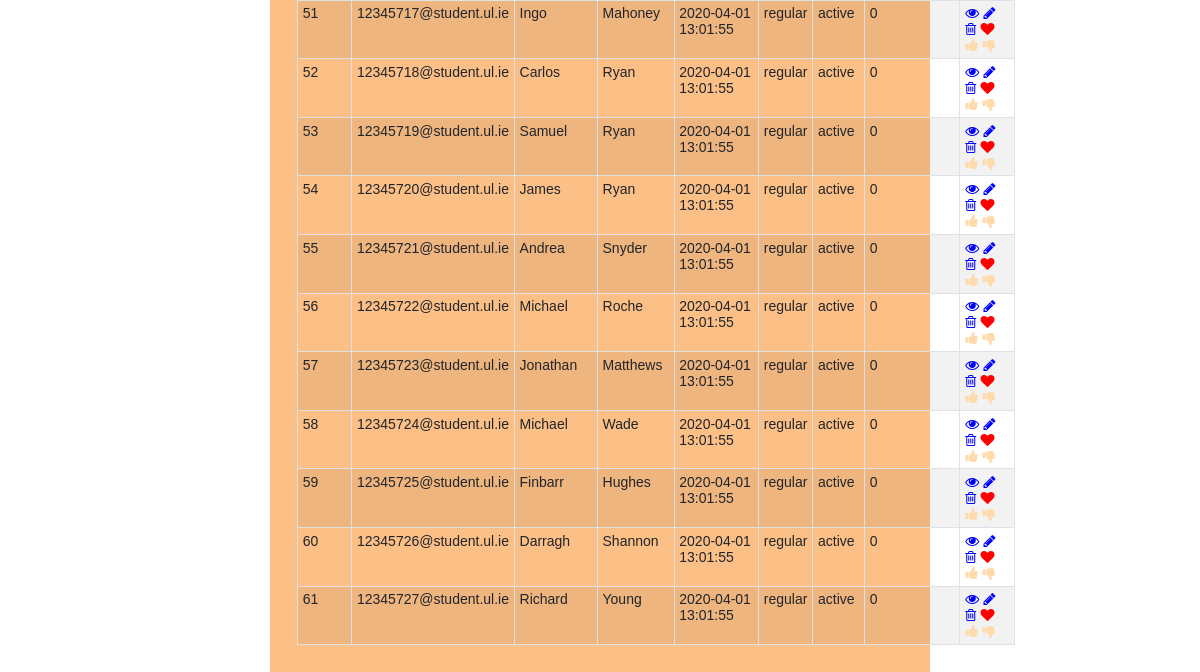
/pages/admin/user-home.php (signed in, lower part), run on an earlier commit of the app's database.
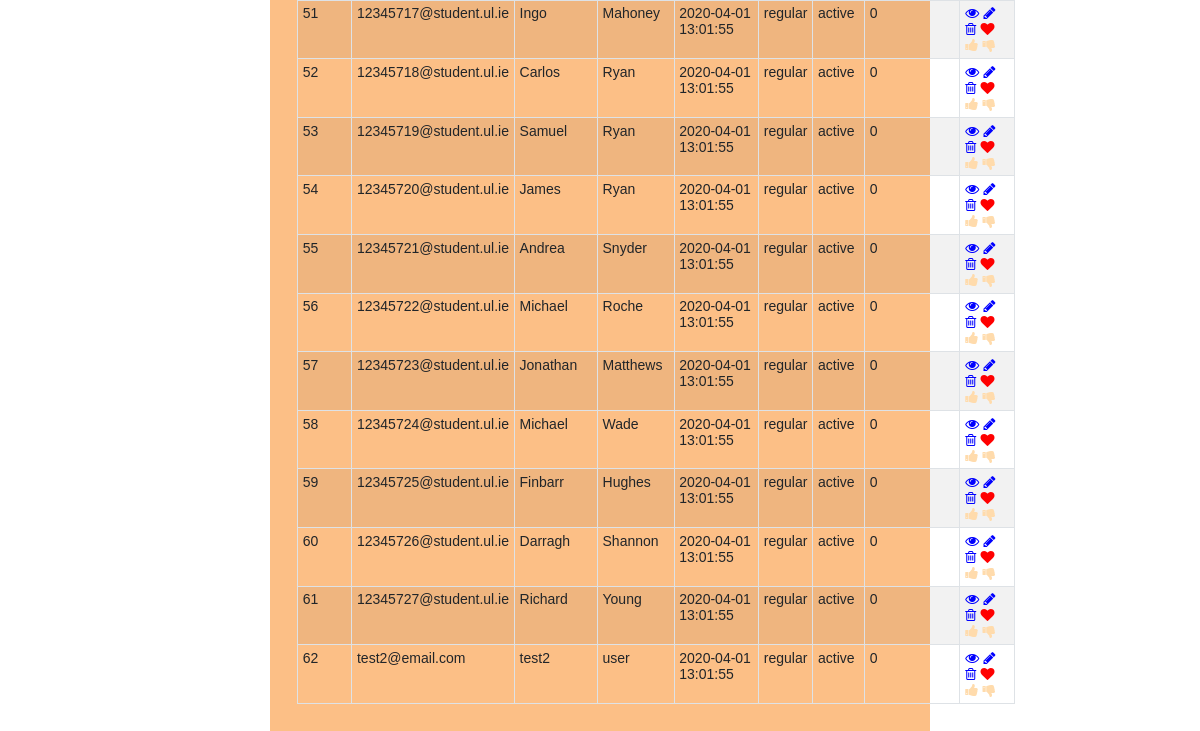
And on a later commit of the database.
### tables this page shows
CREATE TABLE user (
  userID INT NOT NULL,
  firstName VARCHAR(128) NOT NULL,
  lastName VARCHAR(128) NOT NULL,
  email VARCHAR(128) NOT NULL UNIQUE,
  password VARCHAR(256) NOT NULL,
  dateJoined DATETIME NULL DEFAULT CURRENT_TIMESTAMP, 
  accessLevel ENUM("regular", "premium", "admin") NULL DEFAULT "regular",
  status ENUM("active", "banned", "suspended") NULL DEFAULT "active",
  notifications INT NULL DEFAULT 0
);

### pages/admin/user-home.php (the view, shortened to what this page needs)
<?php
require_once "../../utilities/config.php";
?>
    <div class="wrapper wrapper-wide">
        <div class="container-fluid">
            <div class="row">
                <div class="col-md-12">
                    <?php
                    $sql = "SELECT * FROM user";
                    if($result = mysqli_query($link, $sql)){
                        if(mysqli_num_rows($result) > 0){
                            echo "<table class='table table-bordered table-striped table-sm'>";
                                echo "<tbody>";
                                while($row = mysqli_fetch_array($result)){
                                    echo "<tr>";
                                        echo "<td>" . $row['userID'] . "</td>";
                                        echo "<td>" . $row['email'] . "</td>";
                                        echo "<td>" . $row['firstName'] . "</td>";
                                        echo "<td>" . $row['lastName'] . "</td>";
                                        echo "<td>" . $row['dateJoined'] . "</td>";
                                        echo "<td>" . $row['accessLevel'] . "</td>";
                                        echo "<td>" . $row['status'] . "</td>";
                                        echo "<td>" . $row['notifications'] . "</td>";
                                        echo "<td>";
                                            echo "<a href='../admin/user-read.php?userID=". $row['userID'] ."' title='View User' data-toggle='tooltip'><i class='fa fa-eye' aria-hidden='true'></i></a>";
                                            echo "<a href='../admin/user-update.php?userID=". $row['userID'] ."' title='Update User' data-toggle='tooltip'><i class='fa fa-pencil' aria-hidden='true'></i></a>";
                                            echo "<a href='../admin/user-delete.php?userID=". $row['userID'] ."' title='Delete User' data-toggle='tooltip'><i class='fa fa-trash-o' aria-hidden='true'></i></a>";
                                            echo "<a href='../admin/user-read.php?userID=". $row['userID'] ."' title='Love User' data-toggle='tooltip'><i class='fa fa-heart' aria-hidden='true'></i></a>";
                                            echo "<a href='../admin/user-read.php?userID=". $row['userID'] ."' title='Like User' data-toggle='tooltip'><i class='fa fa-thumbs-up' aria-hidden='true'></i></a>";
                                            echo "<a href='../admin/user-read.php?userID=". $row['userID'] ."' title='Dislike User' data-toggle='tooltip'><i class='fa fa-thumbs-down' aria-hidden='true'></i></a>";
                                        echo "</td>";
                                    echo "</tr>";
                                }
                                echo "</tbody>";
                            echo "</table>";
                        } else{
                            echo "<p class='lead'><em>No records were found.</em></p>";
                        }
                    } else{
                        echo "ERROR: Could not able to execute $sql. " . mysqli_error($link);
                    }
                    ?>
                </div>
            </div>
        </div>
    </div>

### style/style.css (style rules this page uses)
* { -webkit-box-sizing: border-box; -moz-box-sizing: border-box; -ms-box-sizing: border-box; box-sizing: border-box; }
body { font: 14px sans-serif; }
.wrapper { width: 30%; padding: 1%; margin: 2% auto; background-color: rgb(252, 191, 134); }
.wrapper-wide { width: 55%; }

What changed in the data, as far as the page shows it:
added user: userID "62", email "test2@email.com", firstName "test2", lastName "user", dateJoined "2020-04-01 13:01:55", accessLevel "regular", status "active", notifications "0"
